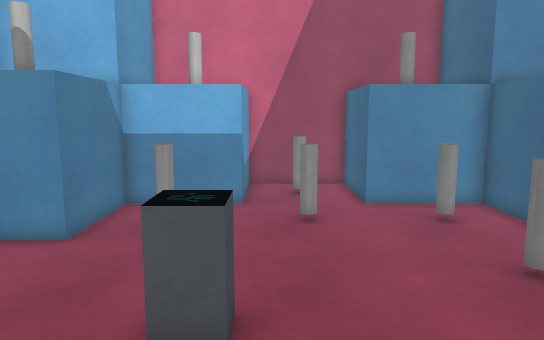
view 1 (above)

13 first-person views from a walk through a 3-D level made in the Unity game engine. The camera is 1.5 m above the floor, tilts 8° down and sees 70° across. The floor is counted in squares, 0.5 m on a side. Each view is taken from the middle of a square. On the plan, view 1 faces up. The plan holds only what a view shows up to about 20 squares ahead; the rest is blank. The place goes on beyond the plan. Some surface patterns are stand-ins.

view 2
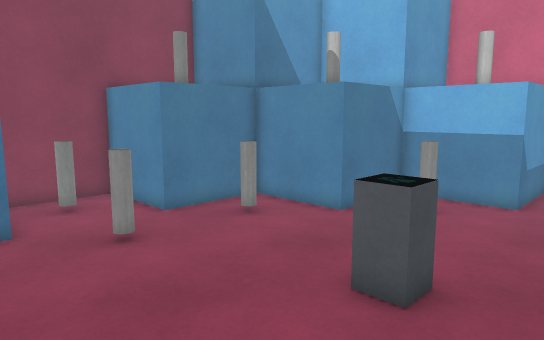

view 3
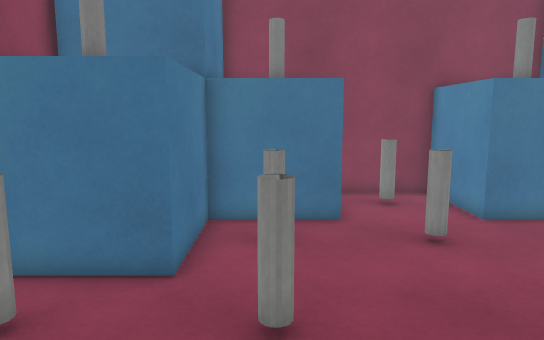

view 4
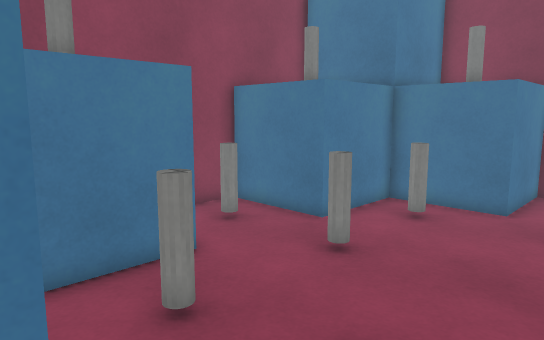

view 5
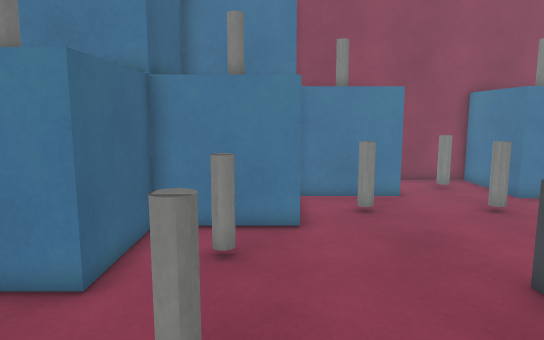

view 6
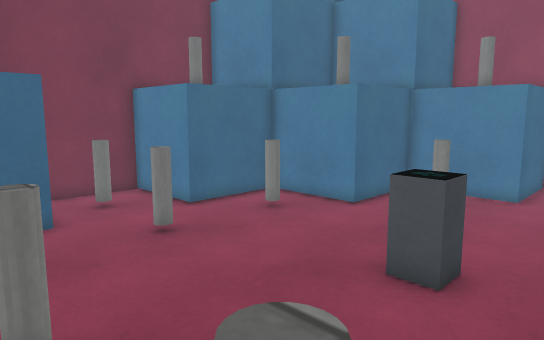

view 7
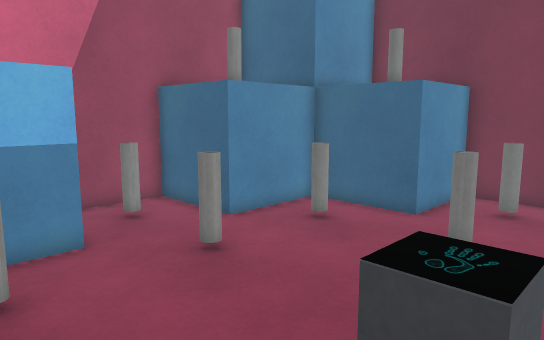

view 8
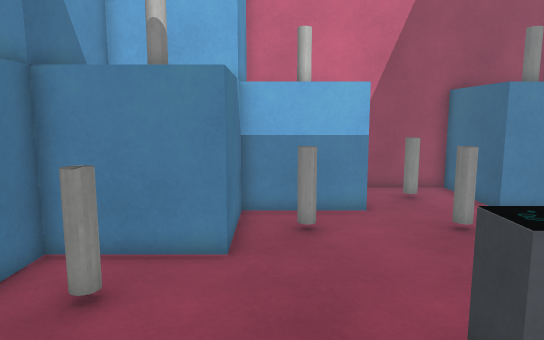

view 9
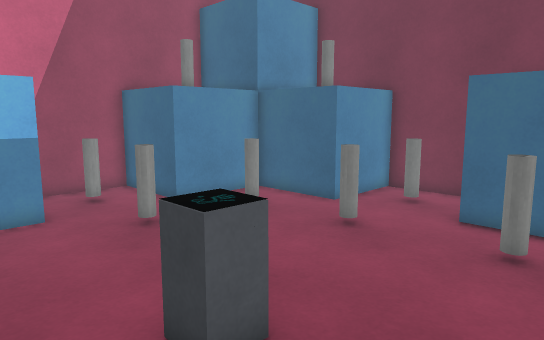

view 10
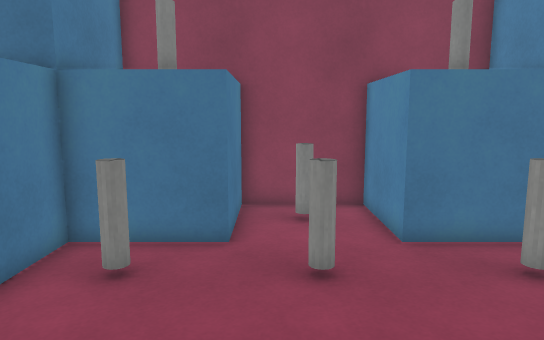

view 11
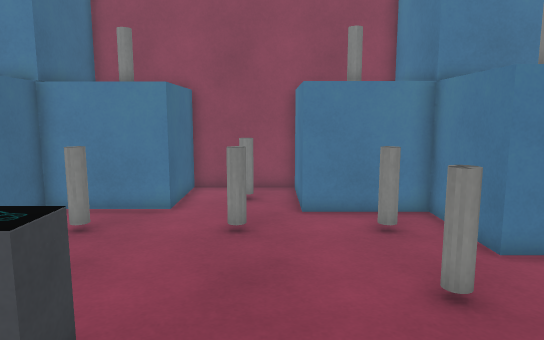

view 12
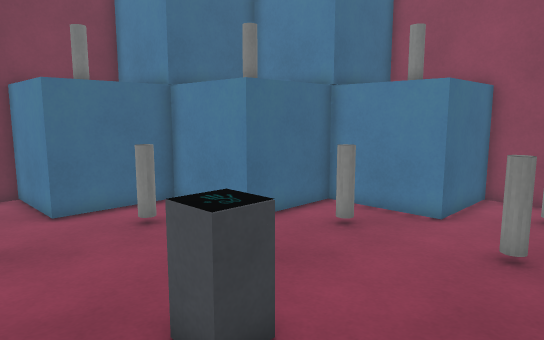

view 13
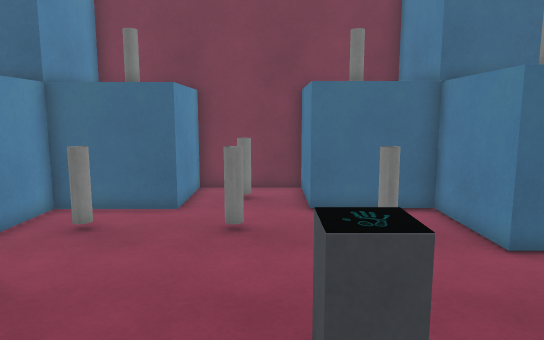

### Floor plan
Key: @ floor where view 1 was taken; # wall or solid block; . floor; O other object.
Columns run from 13 left of view 1 to 11 right of it. Each row starts with its distance up from view 1.
 17             #####
 16             O...O
 15             O.O.O
 14             O...O
 13      OOOOOOOO...OOOOO
 12     O   O...........O
 11     O   O.O...O...O.O
 10     O   O...........O
  9  OOOOOOOO...........OOOO#
  8     O...................#
  7     O.O...........O...O.#
  6     O.......O...........#
  5 #OOOO......OO.......OOOO#
  4 #...................O
  3 #.O...O...........O.O
  2 #...................O
  1 #OOOO...........OOOOO
  0     O........@..O
 -1     O.O...O...O.O
 -2     O...........O
 -3  OOOOOOOO...OOOOO
 -4     O   O...O
 -5     O   O.O.O
 -6     O   O...O
 -7         #####

Positions as (right, up) in squares from view 1, and headings:
1: (0, 0), facing up
2: (2, -1), facing up-left
3: (2, -1), facing left
4: (4, 4), facing down-left
5: (4, 11), facing down
6: (-4, 12), facing down-right
7: (-4, 4), facing up-right
8: (-4, 1), facing up
9: (-4, 1), facing up-right
10: (0, 2), facing left
11: (-4, 9), facing down
12: (-5, 8), facing down-right
13: (-5, 6), facing right
